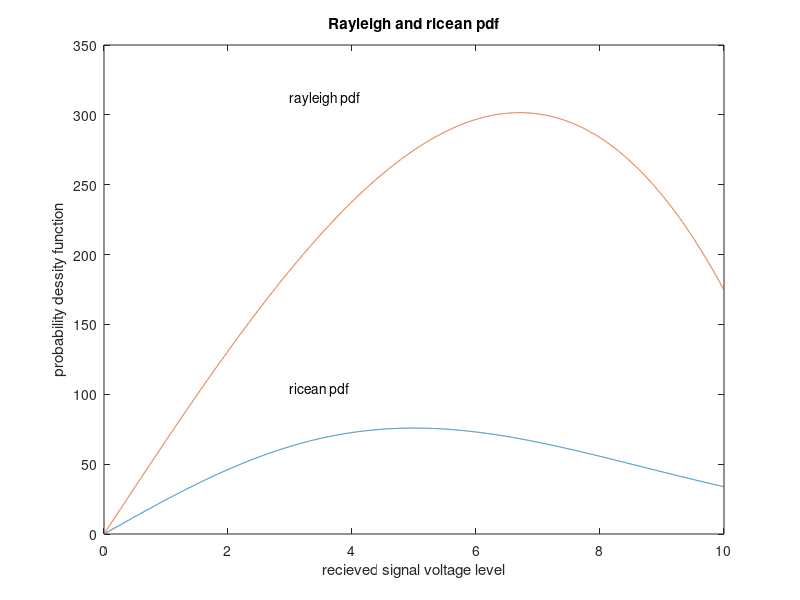

Write the MATLAB code that produced this figure.
clc;
clear all;
close all;
% to plot rayleigh-ricean PDF
r=0:0.001:10;
A=1;
p=0.2;%sigma
Pr=((r/p^2).*(exp(-r.^2/2.*p^2)));
Pd=((r/p^2).*(e-((r.^2)+(A^2))/2.*(p^2)));
subplot(1,1,1)
plot(r,Pr);
xlabel("recieved signal voltage level");
ylabel("probability dessity function");
title("Rayleigh and ricean pdf");
hold on;
plot(r,Pd);
xlabel("recieved signal voltage level");
ylabel("probability dessity function");
title("Rayleigh and ricean pdf");
text(3,312,'rayleigh pdf')
text(3,104,'ricean pdf')
